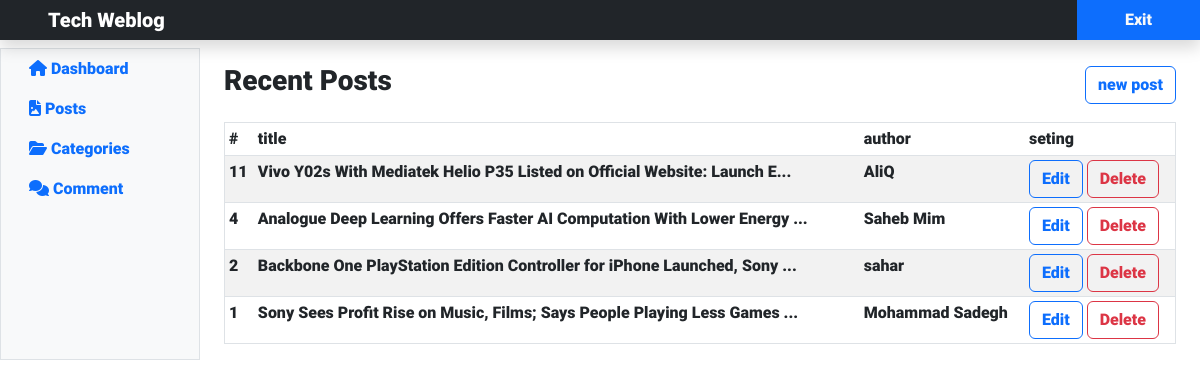
The page /admin/post.php (signed in) on the database its author committed.
### tables this page shows
CREATE TABLE `posts` (
  `id` int(11) NOT NULL,
  `title` varchar(191) NOT NULL,
  `category_id` int(11) NOT NULL,
  `body` text NOT NULL,
  `author` varchar(191) NOT NULL,
  `image` varchar(191) NOT NULL
);

### admin/post.php (the view, shortened to what this page needs)
<?php
    include("./include/header.php");
    $query_posts = "SELECT * FROM posts ORDER BY id DESC";
    $posts = $db->query($query_posts);
?>
<div class="container-fluid">
    <div class="row">
        <?php include("./include/sidebar.php"); ?>
        <main class="col-md-9 ml-sm-auto col-lg-10 px-4 mt-3">
            <div class="d-flex justify-content-between flex-wrap flex-md-nowrap align-items-center">
                <h3 class="mt-5">Recent Posts</h3>
                <a href="new_post.php" class="btn btn-outline-primary mt-5">new post</a>
            </div>
            <div class="table-responsive mt-3">
                <table class="table table-striped table-sm border">
                    <thead>
                        <tr>
                            <th>#</th>
                            <th>title</th>
                            <th>author</th>
                            <th>seting</th>
                        </tr>
                    </thead>
                    <tbody>
                        <?php
                            if($posts->rowCount() > 0) {
                                foreach($posts as $post) {
                                    ?>
                                    <tr>
                                        <td><?php echo $post['id'] ?></td>
                                        <td><?php echo substr($post['title'], 0, 70) . "..." ?></td>
                                        <td><?php echo $post['author'] ?></td>
                                        <td>
                                            <a href="edit_post.php?id=<?php echo $post['id'] ?>" class="btn btn-outline-primary">Edit</a>
                                            <a href="post.php?entity=post&action=delete&id=<?php echo $post['id'] ?>" class="btn btn-outline-danger">Delete</a>
                                        </td>
                                    </tr>
                                <?php
                                    }
                                } else {
                                    ?>
                                    <div class="alert alert-danger">
                                        no posts showed up!
                                    </div>
                                    <?php
                                    }
                                    ?>
                    </tbody>
                </table>
            </div>
        </main>
    </div>
</div>

### admin/css/style.css (style rules this page uses)
*, *::before, *::after { box-sizing: border-box; margin: 0; padding: 0; list-style: none; }
body { direction: ltr; font-family: "Roboto" !important; line-height: 1.5; }

### rows shown on the page
posts: id "11", title "Vivo Y02s With Mediatek Helio P35 Listed on Official Website: Launch E", author "AliQ"
posts: id "4", title "Analogue Deep Learning Offers Faster AI Computation With Lower Energy", author "Saheb Mim"
posts: id "2", title "Backbone One PlayStation Edition Controller for iPhone Launched, Sony", author "sahar"
posts: id "1", title "Sony Sees Profit Rise on Music, Films; Says People Playing Less Games", author "Mohammad Sadegh"
